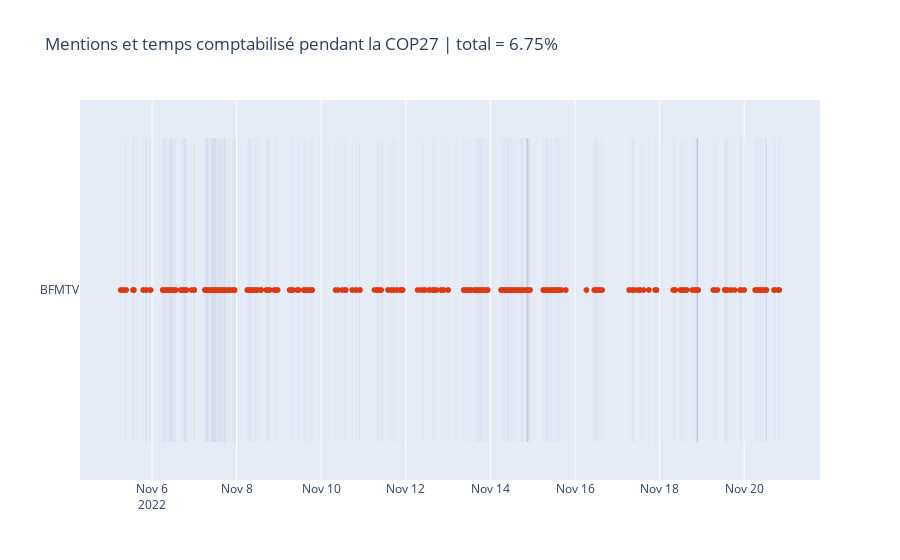

Source (notebook cell):
### Markdown cell above
## Regroupement des mentions

### Code cell
fig_intiale = plot_grouped_chunks_and_mentions(chunks_method_initiale,df_event)
fig_intiale.show()

### Figure 1 — Plotly figure (JSON) as saved in the notebook; plotly's stock layout.template omitted (floating-point values rounded to 4 significant figures; data arrays with more than 128 entries replaced by an {"elided": "..."} marker saying what was removed)
{"data": [{"hovertemplate": "x=%{x}<br>y=%{y}<extra></extra>", "legendgroup": "", "marker": {"color": "#DC3912", "symbol": "circle"}, "mode": "markers", "name": "", "showlegend": false, "type": "scattergl", "x": {"elided": "1163 str values"}, "xaxis": "x", "y": {"elided": "1163 str values"}, "yaxis": "y"}, {"alignmentgroup": "True", "base": {"elided": "353 str values"}, "hovertemplate": "date=%{base}<br>date_end=%{x}<br>channel=%{y}<extra></extra>", "legendgroup": "", "marker": {"color": "rgb(95, 70, 144)", "pattern": {"shape": ""}}, "name": "", "offsetgroup": "", "orientation": "h", "showlegend": false, "textposition": "auto", "type": "bar", "x": {"elided": "353 int values"}, "xaxis": "x", "y": {"elided": "353 str values"}, "yaxis": "y"}], "layout": {"title": {"text": "Mentions et temps comptabilisé pendant la COP27 | total = 6.75%"}, "xaxis": {"type": "date"}}}
